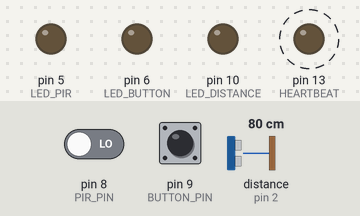
The sketch below on a simulated Arduino Uno, built with avr-gcc and run on an emulated ATmega328P. On the bench: output pins drawn as LEDs (lit = HIGH). Wiring (inferred from the names in the program): ultrasonic range finder: trigger pin 3; echo pin 2. Dashed ring = blinking. The test bench sets the inputs (shaded band); at power-on: distance to the obstacle (sensor on pin 2) 80 cm, pin 8 (PIR_PIN) LOW, pin 9 (BUTTON_PIN) LOW. The echo pulse lasts 58.3 µs per cm; pins used as bus, display or sensor lines are not drawn; what the sketch prints to the serial monitor is not drawn.

Above: at 1.7 s.
1.8 s: distance to the obstacle (sensor on pin 2) set to 22 cm
3.4 s: distance to the obstacle (sensor on pin 2) set to 19 cm
At 4.7 s:
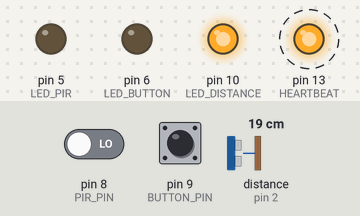
7.5 s: pin 8 (PIR_PIN) driven HIGH
At 8.5 s:
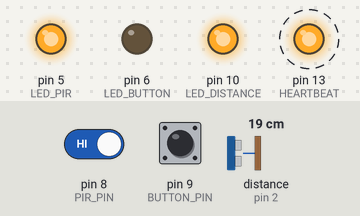
11.6 s: pin 9 (BUTTON_PIN) pulled HIGH for 1.2 s
At 12.6 s:
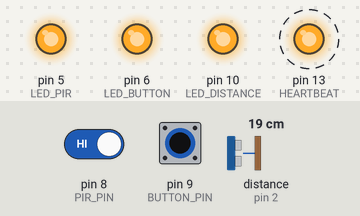
15.1 s: distance to the obstacle (sensor on pin 2) set to 35 cm
At 16.8 s:
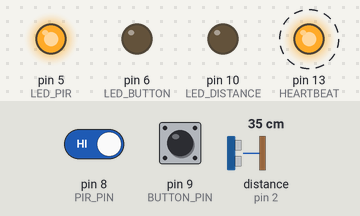
19.2 s: pin 9 (BUTTON_PIN) pulled HIGH for 1.2 s
At 19.5 s:
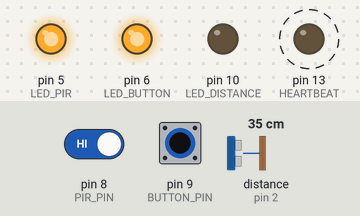
Timing chart, 0 to 23.7 s (numbered marks = the images above; inputs shaded):
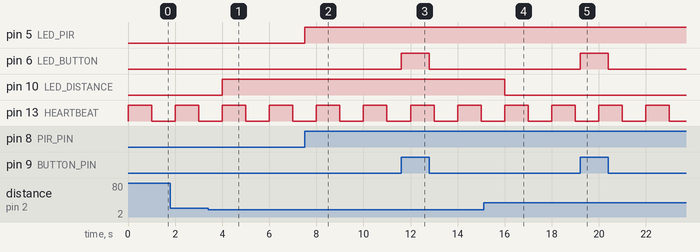

Measured:
- the behaviour switches between 21 and 20 cm on distance to the obstacle (sensor on pin 2) (found by bisection; images 0 and 1)
- after the input at 3.4 s, pin 10 (LED_DISTANCE): LOW → HIGH after 0.61 s
- after the input at 7.5 s, pin 5 (LED_PIR): LOW → HIGH at once
- after the input at 11.6 s, pin 6 (LED_BUTTON): LOW → HIGH at once, → LOW 1.2 s later
- after the input at 15.1 s, pin 10 (LED_DISTANCE): HIGH → LOW after 0.91 s
- after the input at 19.2 s, pin 6 (LED_BUTTON): LOW → HIGH at once, → LOW 1.2 s later
- by itself, pin 13 (HEARTBEAT): alternates HIGH for 1.0 s and LOW for 1.0 s

The sketch:

TaskM1.T1D_SIT315.ino
```cpp
#include <avr/interrupt.h>

// Pin Definitions
#define PIR_PIN 8
#define BUTTON_PIN 9

#define TRIG_PIN 3
#define ECHO_PIN 2

#define LED_PIR 5
#define LED_BUTTON 6
#define LED_DISTANCE 10
#define HEARTBEAT 13

// GLOBAL VARIABLES
volatile bool pirFlag = false;
volatile bool buttonFlag = false;
volatile bool timerFlag = false;

volatile bool pciTriggered = false;
volatile bool extTriggered = false;

volatile unsigned long echoStart = 0;
volatile unsigned long echoEnd = 0;
volatile bool distanceReady = false;

unsigned long uptime = 0;

// PCI SETUP
void setupPCI() {
  PCICR |= (1 << PCIE0);
  PCMSK0 |= (1 << PCINT0);
  PCMSK0 |= (1 << PCINT1);
}

// TIMER SETUP
void setupTimer1() {
  cli();
  TCCR1A = 0;
  TCCR1B = 0;

  OCR1A = 15624;
  TCCR1B |= (1 << WGM12);
  TCCR1B |= (1 << CS12) | (1 << CS10);
  TIMSK1 |= (1 << OCIE1A);

  sei();
}

// SETUP
void setup() {
  Serial.begin(9600);

  pinMode(PIR_PIN, INPUT);
  pinMode(BUTTON_PIN, INPUT);

  pinMode(TRIG_PIN, OUTPUT);
  pinMode(ECHO_PIN, INPUT);

  pinMode(LED_PIR, OUTPUT);
  pinMode(LED_BUTTON, OUTPUT);
  pinMode(LED_DISTANCE, OUTPUT);
  pinMode(HEARTBEAT, OUTPUT);

  setupPCI();
  attachInterrupt(digitalPinToInterrupt(ECHO_PIN), echoISR, CHANGE);
  setupTimer1();

  Serial.println("=== Interrupt Driven System Started ===");
}

// ISR: PCI
ISR(PCINT0_vect) {
  pirFlag = digitalRead(PIR_PIN);
  buttonFlag = digitalRead(BUTTON_PIN);
  pciTriggered = true;
}

// ISR: ULTRASONIC
void echoISR() {
  if (digitalRead(ECHO_PIN)) {
    echoStart = micros();
  } else {
    echoEnd = micros();
    distanceReady = true;
    extTriggered = true;
  }
}

// ISR: TIMER
ISR(TIMER1_COMPA_vect) {
  timerFlag = true;
}

// HELPER
void triggerUltrasonic() {
  digitalWrite(TRIG_PIN, LOW);
  delayMicroseconds(2);
  digitalWrite(TRIG_PIN, HIGH);
  delayMicroseconds(10);
  digitalWrite(TRIG_PIN, LOW);
}

// LOOP
void loop() {

  // PCI EVENT
  if (pciTriggered) {
    pciTriggered = false;

    if (pirFlag) {
      digitalWrite(LED_PIR, HIGH);
      Serial.println("[PCI] PIR Motion Detected → LED_PIR ON");
    } else {
      digitalWrite(LED_PIR, LOW);
      Serial.println("[PCI] PIR Cleared → LED_PIR OFF");
    }

    if (buttonFlag) {
      digitalWrite(LED_BUTTON, HIGH);
      Serial.println("[PCI] Button Pressed → LED_BUTTON ON");
    } else {
      digitalWrite(LED_BUTTON, LOW);
      Serial.println("[PCI] Button Released → LED_BUTTON OFF");
    }
  }

  // ULTRASONIC EVENT
  if (distanceReady) {
    distanceReady = false;

    float distance = (echoEnd - echoStart) * 0.034 / 2;

    Serial.print("[EXT INT] Distance Measured: ");
    Serial.print(distance);
    Serial.println(" cm");

    if (distance < 20) {
      digitalWrite(LED_DISTANCE, HIGH);
      Serial.println("[ULTRA] Object Close → LED_DISTANCE ON");
    } else {
      digitalWrite(LED_DISTANCE, LOW);
      Serial.println("[ULTRA] Object Far → LED_DISTANCE OFF");
    }
  }

  // TIMER EVENT
  if (timerFlag) {
    timerFlag = false;
    uptime++;

    digitalWrite(HEARTBEAT, !digitalRead(HEARTBEAT));

    Serial.print("[TIMER] 1 Second Tick → Uptime: ");
    Serial.println(uptime);

    triggerUltrasonic();
  }
}
```
